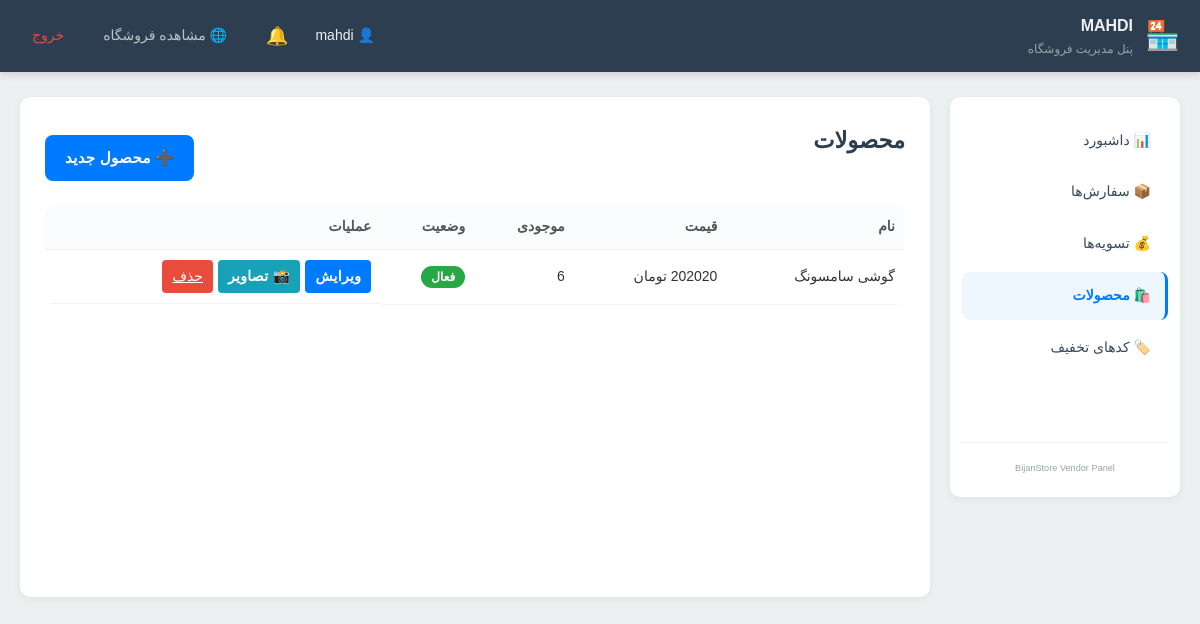
Before: /vendor/products/ (signed in) with the older database file.
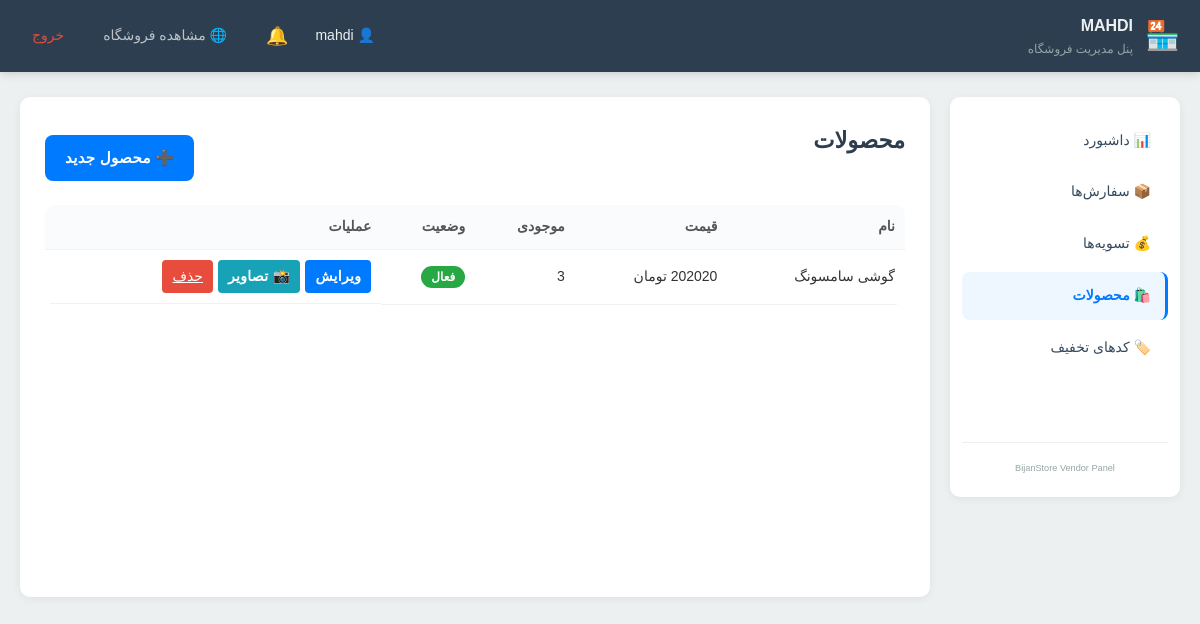
After: the same page with the newer database file.
### catalog/models.py (models this page shows, shortened)
class Product(models.Model):
    vendor = models.ForeignKey(Vendor, on_delete=models.CASCADE, related_name='products')
    category = models.ForeignKey(Category, on_delete=models.SET_NULL, null=True, blank=True, related_name='products')
    name = models.CharField(max_length=200, verbose_name="نام محصول")
    slug = models.SlugField(max_length=200)
    description = models.TextField(blank=True, verbose_name="توضیحات")
    price = models.DecimalField(max_digits=12, decimal_places=0, verbose_name="قیمت")
    stock = models.PositiveIntegerField(default=0, verbose_name="موجودی")
    is_active = models.BooleanField(default=True)
    created_at = jmodels.jDateTimeField(auto_now_add=True)   # ← جدید
    updated_at = jmodels.jDateTimeField(auto_now=True)       # ← جدید (اختیاری)

### vendors/product_views.py (the view)
# urls.py: path('products/', product_views.product_list, name='product_list'),
@vendor_required
def product_list(request):
    vendor = request.user.vendor
    products = Product.objects.filter(vendor=vendor)
    return render(request, 'vendors/product_list.html', {'products': products})

### notifications/context_processors.py (called while the page is built)
def notification_count(request):
    if request.user.is_authenticated:
        count = request.user.notifications.filter(is_read=False).count()
        return {'unread_notifications_count': count}
    return {'unread_notifications_count': 0}

### orders/context_processors.py (called while the page is built)
def cart_info(request):
    try:
        cart = get_or_create_cart(request)
        return {'cart_count': cart.total_items}
    except Exception:
        return {'cart_count': 0}

### orders/models.py (called while the page is built)
    @property
    def total_items(self):
        return sum(item.quantity for item in self.items.all())

### orders/utils.py (called while the page is built)
def get_or_create_cart(request):
    if not request.session.session_key:
        request.session.create()
    if request.user.is_authenticated:
        cart, _ = Cart.objects.get_or_create(user=request.user, defaults={'session_key': None})
    else:
        cart, _ = Cart.objects.get_or_create(session_key=request.session.session_key, user=None)
    return cart

### vendors/context_processors.py (called while the page is built)
def vendor_status(request):
    if request.user.is_authenticated:
        try:
            vendor = request.user.vendor
            return {'current_vendor': vendor}
        except Exception:
            return {'current_vendor': None}
    return {'current_vendor': None}

### vendors/templates/vendors/product_list.html (shortened to what this page needs)
{% extends 'vendors/base_vendor.html' %}
{% block vendor_content %}
<div class="page-header">
    <h1 class="page-title">محصولات</h1>
    <a href="{% url 'vendors:product_create' %}" class="btn-primary" style="width:auto; padding:10px 20px;">
        ➕ محصول جدید
    </a>
</div>
{% if products %}
    <table class="cart-table">
        <thead>
            <tr>
                <th>نام</th>
                <th>قیمت</th>
                <th>موجودی</th>
                <th>وضعیت</th>
                <th>عملیات</th>
            </tr>
        </thead>
        <tbody>
            {% for product in products %}
                <tr>
                    <td>{{ product.name }}</td>
                    <td>{{ product.price }} تومان</td>
                    <td>{{ product.stock }}</td>
                    <td>
                        {% if product.is_active %}
                            <span class="badge badge-delivered">فعال</span>
                        {% else %}
                            <span class="badge badge-cancelled">غیرفعال</span>
                        {% endif %}
                    </td>
                    <td class="actions">
                        <a href="{% url 'vendors:product_edit' product.pk %}" class="btn-small">ویرایش</a>
                        <a href="{% url 'vendors:product_images' product.pk %}" class="btn-small" style="background:#17a2b8;">
                            📸 تصاویر
                        </a>
                        <a href="{% url 'vendors:product_delete' product.pk %}" class="btn-remove">حذف</a>
                    </td>
                </tr>
            {% endfor %}
        </tbody>
    </table>
{% else %}
    <p>هنوز محصولی نساختی.</p>
{% endif %}
{% endblock %}

Changed rows visible on the page:
changed Product "گوشی سامسونگ": stock "6" → "3"
